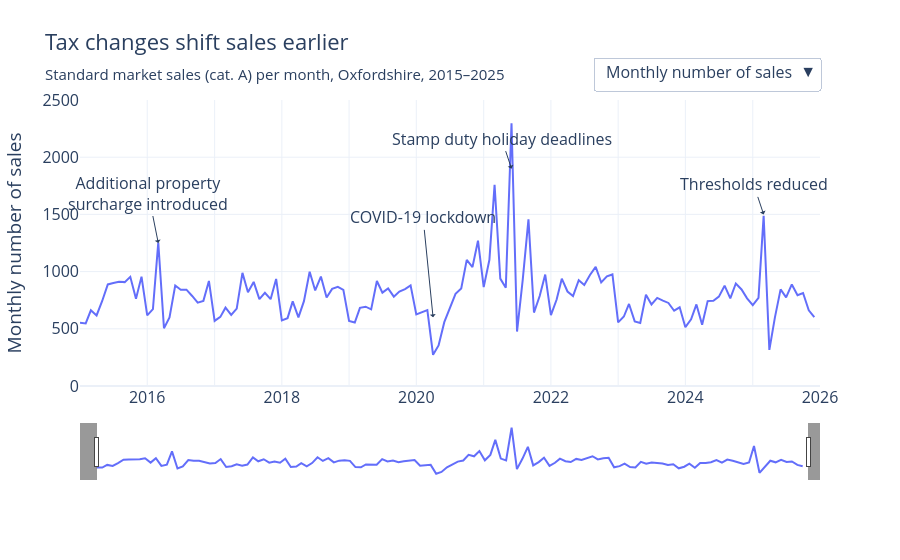

Notebook code for this chart:
### Code cell
fig = px.line(year_monthly_volume, 
        template='plotly_white',
        labels={'value':'Monthly number of sales'})
fig.update_xaxes(title_text=None, 
                 nticks=20, 
                 ticklabelstep=2, 
                 range=['2015-01-01','2026-01-01'], 
                 rangeslider_visible=True)
fig.update_yaxes(title_text="Monthly number of sales", 
                 range=[0, 2500])
fig.add_annotation(x='2016-03-01', 
                   y=1250,
                   text="Additional property<br>surcharge introduced",
                   showarrow=True,
                   arrowhead=1,
                   ay=-50)
fig.add_annotation(x='2020-04-01', 
                   y=600,
                   text="COVID-19 lockdown",
                   showarrow=True,
                   arrowhead=1,
                   ay=-100)
fig.add_annotation(x='2021-06-01', 
                   y=1900,
                   text="Stamp duty holiday deadlines",
                   showarrow=True,
                   arrowhead=1,
                   ay=-75)
fig.add_annotation(x='2025-03-01', 
                   y=1500,
                   text="Thresholds reduced",
                   showarrow=True,
                   arrowhead=1)
fig.update_layout(title_text='Tax changes shift sales earlier',
                  title_subtitle_text='Standard market sales (cat. A) per month, Oxfordshire, 2015–2025',
                   title_font_size=22,
                   font_size=16,
                   showlegend=False,
                   margin_t=100)
fig.update_traces(hovertemplate='%{x|<b>%b %Y</b>}<br>Number of sales: %{y}<extra></extra>')
fig.add_trace(go.Scatter(x=year_monthly_median.index, 
                         y=year_monthly_median.values, 
                         name='median £ per m2', 
                         mode='lines', 
                         line_color='orange', 
                         hovertemplate='%{x|<b>%b %Y</b>}<br>Median £ per m²: %{y:,.0f}<extra></extra>',
                         visible=False))
fig.update_layout(updatemenus=[dict(
    buttons=[
        dict(label='Monthly number of sales',
             method='update',
             args=[{'visible':[True, False]},
                   {'title.text':'Tax changes shift sales earlier',
                    'title.subtitle.text':'Standard market sales (cat. A) per month, Oxfordshire, 2015–2025',
                    'yaxis.title.text':'Monthly number of sales',
                    'yaxis.range':[0, 2500],
                    'annotations':fig.layout.annotations,
                    'yaxis.tickprefix': ''}]),
        dict(label='Median £ per m²',
                     method='update',
                     args=[{'visible':[False, True]},
                           {'title.text':"Median price per m² rose about 15% 2020–22, then levelled off",
                            'title.subtitle.text':'Standard market sales (cat. A) median £ per m² each month, Oxfordshire, 2015–2025 (not adjusted for inflation)',
                            'yaxis.title.text':'Median £ per m²',
                            'yaxis.range':[3000, 5000],
                            'yaxis.tickprefix':'£',
                            'yaxis.tickformat':',',
                            'annotations':[]}])
    ],
    direction='down',
    x=1, xanchor='right', y=1.15, yanchor='top'
)])
fig.show(config={'displayModeBar': False})

### Figure 1 — Plotly figure (JSON) as saved in the notebook; plotly's stock layout.template omitted (floating-point values rounded to 4 significant figures; data arrays with more than 128 entries replaced by an {"elided": "..."} marker saying what was removed)
{"data": [{"hovertemplate": "%{x|<b>%b %Y</b>}<br>Number of sales: %{y}<extra></extra>", "legendgroup": "unique_id", "line": {"color": "#636efa", "dash": "solid"}, "marker": {"symbol": "circle"}, "mode": "lines", "name": "unique_id", "orientation": "v", "showlegend": true, "type": "scatter", "x": {"elided": "132 str values"}, "xaxis": "x", "y": {"elided": "132 int values"}, "yaxis": "y"}, {"hovertemplate": "%{x|<b>%b %Y</b>}<br>Median £ per m²: %{y:,.0f}<extra></extra>", "line": {"color": "orange"}, "mode": "lines", "name": "median £ per m2", "type": "scatter", "visible": false, "x": {"elided": "132 str values"}, "y": {"elided": "132 float values"}}], "layout": {"annotations": [{"arrowhead": 1, "ay": -50, "showarrow": true, "text": "Additional property<br>surcharge introduced", "x": "2016-03-01", "y": 1250}, {"arrowhead": 1, "ay": -100, "showarrow": true, "text": "COVID-19 lockdown", "x": "2020-04-01", "y": 600}, {"arrowhead": 1, "ay": -30, "showarrow": true, "text": "Stamp duty holiday deadlines", "x": "2021-06-01", "y": 1900}, {"arrowhead": 1, "showarrow": true, "text": "Thresholds reduced", "x": "2025-03-01", "y": 1500}], "font": {"size": 16}, "legend": {"title": {"text": "variable"}, "tracegroupgap": 0}, "margin": {"t": 100}, "showlegend": false, "title": {"font": {"size": 22}, "subtitle": {"text": "Standard market sales (cat. A) per month, Oxfordshire, 2015–2025"}, "text": "Tax changes shift sales earlier"}, "updatemenus": [{"buttons": [{"args": [{"visible": [true, false]}, {"annotations": [{"arrowhead": 1, "ay": -50, "showarrow": true, "text": "Additional property<br>surcharge introduced", "x": "2016-03-01", "y": 1250}, {"arrowhead": 1, "ay": -100, "showarrow": true, "text": "COVID-19 lockdown", "x": "2020-04-01", "y": 600}, {"arrowhead": 1, "ay": -30, "showarrow": true, "text": "Stamp duty holiday deadlines", "x": "2021-06-01", "y": 1900}, {"arrowhead": 1, "showarrow": true, "text": "Thresholds reduced", "x": "2025-03-01", "y": 1500}], "title.subtitle.text": "Standard market sales (cat. A) per month, Oxfordshire, 2015–2025", "title.text": "Tax changes shift sales earlier", "yaxis.range": [0, 2500], "yaxis.tickprefix": "", "yaxis.title.text": "Monthly number of sales"}], "label": "Monthly number of sales", "method": "update"}, {"args": [{"visible": [false, true]}, {"annotations": [], "title.subtitle.text": "Standard market sales (cat. A) median £ per m² each month, Oxfordshire, 2015–2025 (not adjusted for inflation)", "title.text": "Median price per m² rose about 15% 2020–22, then levelled off", "yaxis.range": [3000, 5000], "yaxis.tickformat": ",", "yaxis.tickprefix": "£", "yaxis.title.text": "Median £ per m²"}], "label": "Median £ per m²", "method": "update"}], "direction": "down", "x": 1, "xanchor": "right", "y": 1.15, "yanchor": "top"}], "xaxis": {"anchor": "y", "domain": [0, 1], "nticks": 20, "range": ["2015-01-01", "2026-01-01"], "rangeslider": {"visible": true}, "ticklabelstep": 2, "title": {}}, "yaxis": {"anchor": "x", "domain": [0, 1], "range": [0, 2500], "title": {"text": "Monthly number of sales"}}}}
